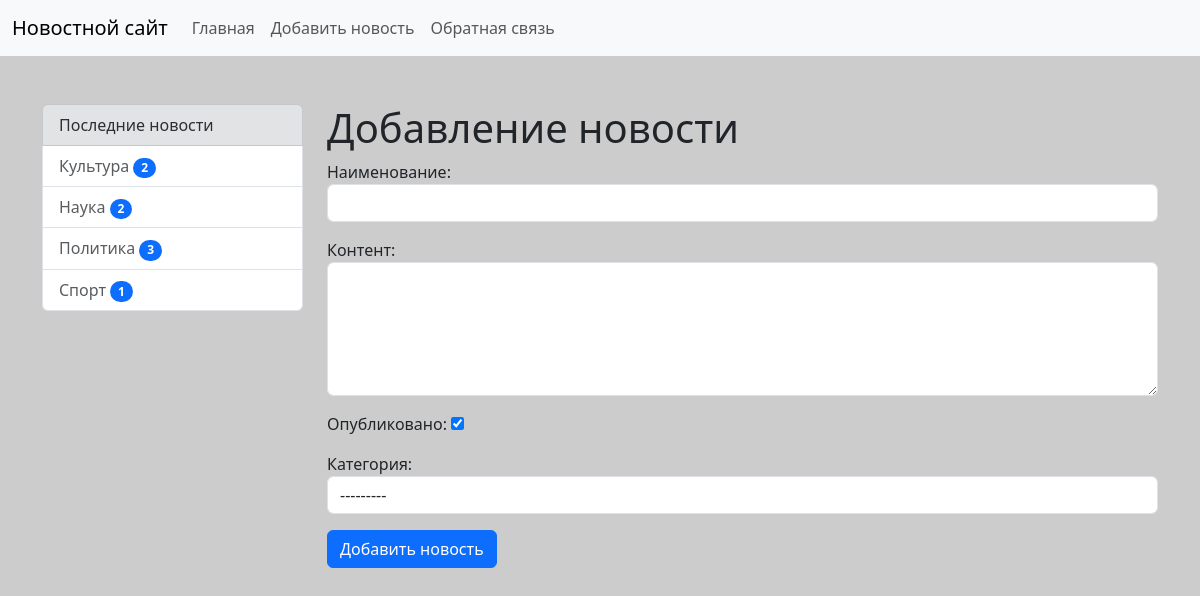
The page /news/news/add-news/ (signed in) on the database its author committed.
### news/models.py (models this page shows)
class Category(models.Model):
    title = models.CharField(max_length=150, db_index=True, verbose_name='Наименование категории')
    def get_absolute_url(self):
        return reverse('category', kwargs={'pk': self.pk})
    class Meta:
        verbose_name = 'Категория'
        verbose_name_plural = 'Категории'
        ordering = ['title']
    def __str__(self):
        return self.title

### news/views.py (the view)
# urls.py: path('news/add-news/', CreateNews.as_view(), name='add_news'),
class CreateNews(LoginRequiredMixin, CreateView):
    form_class = NewsForm
    template_name = 'news/add_news.html'
    success_url = reverse_lazy('home')
    login_url = '/admin/'

### news/forms.py (shortened to what this page needs)
class NewsForm(forms.ModelForm):
    class Meta:
        model = News
        fields = ['title', 'content', 'is_published', 'category']
        widgets = {
            'title': forms.TextInput(attrs={"class": "form-control"}),
            'content': forms.Textarea(attrs={
                "class": "form-control",
                "rows": 5
            }),
            'category': forms.Select(attrs={"class": "form-control"}),
        }

### news/templatetags/news_tags.py (called while the page is built)
@register.inclusion_tag('news/list_categories.html')
def show_categories(arg1='Последние', arg2='новости'):
  categories = Category.objects.all()
  categories = Category.objects.annotate(cnt=Count('get_news')).filter(cnt__gt=0)
  return {"categories": categories, "arg1": arg1, "arg2": arg2}

### news/templates/news/add_news.html (shortened to what this page needs)
{% extends 'base.html' %}
{% block sidebar %}
    {% include 'inc/_sidebar.html' %}
{% endblock %}
{% block content %}
<h1>Добавление новости</h1>
<form action="{% url 'add_news' %}" method="post">
    {% for field in form %}
        <div class="mb-3">
            {{field.label_tag}}
            {{field}}
        </div>
    {% endfor %}
    <button type="submit" class="btn btn-primary">
        Добавить новость
    </button>
</form>
{% endblock %}

### news/templates/news/list_categories.html
<div class="list-group">
    <div class="list-group-item list-group-item-secondary">{{ arg1 }} {{ arg2 }}</div>
    {% for item in categories %}
    <a href="{{ item.get_absolute_url }}" class="list-group-item list-group-item-action">{{ item.title }}
        <span class="badge bg-primary rounded-pill">{{item.cnt}}</span>
    </a>
    {% endfor %}
</div>

### static/style/style.css (style rules this page uses)
body { background-color: #ccc; }

### rows shown on the page
Category: title "Культура", cnt "2"
Category: title "Наука", cnt "2"
Category: title "Политика", cnt "3"
Category: title "Спорт", cnt "1"

### other values the page prints
{{ arg1 }} "Последние"
{{ arg2 }} "новости"
{{ field.label_tag }} "Наименование:" "Контент:" "Опубликовано:" "Категория:"
